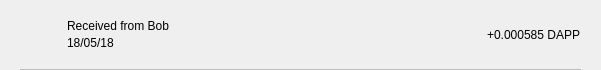
<?xml version="1.0" encoding="UTF-8"?>
<ui version="4.0">
 <class>TxRow</class>
 <widget class="QWidget" name="TxRow">
  <property name="geometry">
   <rect>
    <x>0</x>
    <y>0</y>
    <width>601</width>
    <height>70</height>
   </rect>
  </property>
  <property name="minimumSize">
   <size>
    <width>0</width>
    <height>40</height>
   </size>
  </property>
  <property name="windowTitle">
   <string>Form</string>
  </property>
  <layout class="QVBoxLayout" name="verticalLayout_3">
   <property name="spacing">
    <number>0</number>
   </property>
   <property name="leftMargin">
    <number>0</number>
   </property>
   <property name="topMargin">
    <number>0</number>
   </property>
   <property name="rightMargin">
    <number>0</number>
   </property>
   <property name="bottomMargin">
    <number>0</number>
   </property>
   <item>
    <widget class="QWidget" name="rowContainer" native="true">
     <layout class="QVBoxLayout" name="verticalLayout_2">
      <property name="spacing">
       <number>9</number>
      </property>
      <property name="leftMargin">
       <number>20</number>
      </property>
      <property name="topMargin">
       <number>9</number>
      </property>
      <property name="rightMargin">
       <number>20</number>
      </property>
      <property name="bottomMargin">
       <number>0</number>
      </property>
      <item>
       <widget class="QFrame" name="frame">
        <property name="styleSheet">
         <string notr="true">border:none;</string>
        </property>
        <property name="frameShape">
         <enum>QFrame::StyledPanel</enum>
        </property>
        <property name="frameShadow">
         <enum>QFrame::Raised</enum>
        </property>
        <layout class="QHBoxLayout" name="horizontalLayout" stretch="0,2,0">
         <property name="leftMargin">
          <number>0</number>
         </property>
         <property name="topMargin">
          <number>0</number>
         </property>
         <property name="rightMargin">
          <number>0</number>
         </property>
         <property name="bottomMargin">
          <number>0</number>
         </property>
         <item>
          <widget class="QPushButton" name="icon">
           <property name="focusPolicy">
            <enum>Qt::NoFocus</enum>
           </property>
           <property name="styleSheet">
            <string notr="true">border:none;</string>
           </property>
           <property name="text">
            <string/>
           </property>
           <property name="iconSize">
            <size>
             <width>28</width>
             <height>28</height>
            </size>
           </property>
          </widget>
         </item>
         <item>
          <layout class="QVBoxLayout" name="verticalLayout">
           <property name="spacing">
            <number>3</number>
           </property>
           <property name="leftMargin">
            <number>9</number>
           </property>
           <item>
            <widget class="QLabel" name="lblAddress">
             <property name="styleSheet">
              <string notr="true"/>
             </property>
             <property name="text">
              <string>Received from Bob</string>
             </property>
             <property name="alignment">
              <set>Qt::AlignBottom|Qt::AlignLeading|Qt::AlignLeft</set>
             </property>
            </widget>
           </item>
           <item>
            <widget class="QLabel" name="lblDate">
             <property name="styleSheet">
              <string notr="true"/>
             </property>
             <property name="text">
              <string>18/05/18</string>
             </property>
             <property name="alignment">
              <set>Qt::AlignLeading|Qt::AlignLeft|Qt::AlignTop</set>
             </property>
            </widget>
           </item>
          </layout>
         </item>
         <item>
          <widget class="QLabel" name="lblAmount">
           <property name="styleSheet">
            <string notr="true"/>
           </property>
           <property name="text">
            <string>+0.000585 DAPP</string>
           </property>
          </widget>
         </item>
        </layout>
       </widget>
      </item>
      <item>
       <widget class="QLabel" name="lblDivisory">
        <property name="minimumSize">
         <size>
          <width>0</width>
          <height>1</height>
         </size>
        </property>
        <property name="maximumSize">
         <size>
          <width>16777215</width>
          <height>1</height>
         </size>
        </property>
        <property name="styleSheet">
         <string notr="true">background-color:#bababa;</string>
        </property>
        <property name="text">
         <string/>
        </property>
        <property name="alignment">
         <set>Qt::AlignBottom|Qt::AlignLeading|Qt::AlignLeft</set>
        </property>
       </widget>
      </item>
     </layout>
    </widget>
   </item>
  </layout>
 </widget>
 <resources/>
 <connections/>
</ui>
